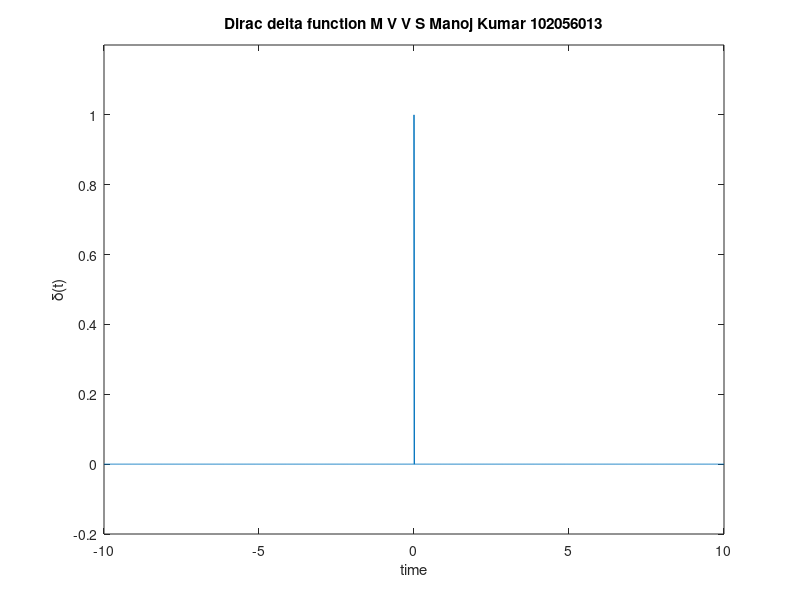

MATLAB code for this plot:
%% signals and systems lab 

clc;
clear;
close all;
t1= -10:0.01:0.01;
t2= 0;
t3= 0.01:0.01:10;
u1= zeros(size(t1));
u2= ones(size(t2));
u3= zeros(size(t3));
t= [t1 t2 t3];
u= [u1 u2 u3];
plot(t,u);
ylim([-0.2,1.2]);
xlabel('time')
ylabel('\delta(t)')
title("Dirac \delta function M V V S Manoj Kumar 102056013")
